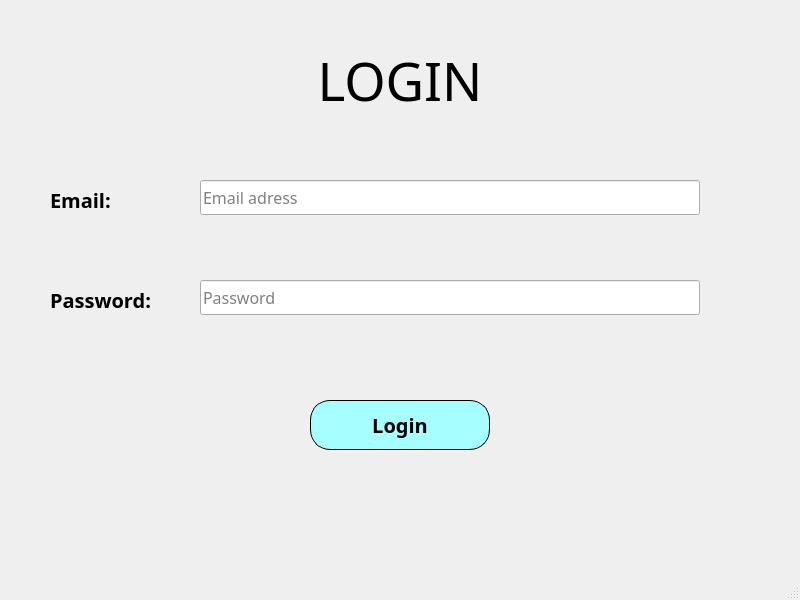
<?xml version="1.0" encoding="UTF-8"?>
<ui version="4.0">
 <class>MainWindow</class>
 <widget class="QMainWindow" name="MainWindow">
  <property name="geometry">
   <rect>
    <x>0</x>
    <y>0</y>
    <width>800</width>
    <height>600</height>
   </rect>
  </property>
  <property name="windowTitle">
   <string>MainWindow</string>
  </property>
  <widget class="QWidget" name="centralwidget">
   <widget class="QLabel" name="label">
    <property name="geometry">
     <rect>
      <x>200</x>
      <y>30</y>
      <width>400</width>
      <height>100</height>
     </rect>
    </property>
    <property name="font">
     <font>
      <family>Nunito Sans Normal ExtraBold</family>
      <pointsize>40</pointsize>
     </font>
    </property>
    <property name="text">
     <string>LOGIN</string>
    </property>
    <property name="alignment">
     <set>Qt::AlignCenter</set>
    </property>
   </widget>
   <widget class="QLineEdit" name="lineEdit_password">
    <property name="geometry">
     <rect>
      <x>200</x>
      <y>280</y>
      <width>500</width>
      <height>35</height>
     </rect>
    </property>
    <property name="font">
     <font>
      <family>Nunito Sans</family>
      <pointsize>12</pointsize>
     </font>
    </property>
    <property name="echoMode">
     <enum>QLineEdit::Password</enum>
    </property>
    <property name="placeholderText">
     <string>Password</string>
    </property>
   </widget>
   <widget class="QPushButton" name="pushButton_login">
    <property name="geometry">
     <rect>
      <x>310</x>
      <y>400</y>
      <width>180</width>
      <height>50</height>
     </rect>
    </property>
    <property name="font">
     <font>
      <family>Nunito Sans Normal ExtraBold</family>
      <pointsize>15</pointsize>
      <weight>75</weight>
      <bold>true</bold>
     </font>
    </property>
    <property name="styleSheet">
     <string notr="true">border-radius: 20px;
border: 1px solid black;
background: rgb(166, 254, 255)</string>
    </property>
    <property name="text">
     <string>Login</string>
    </property>
   </widget>
   <widget class="QLineEdit" name="lineEdit_email">
    <property name="geometry">
     <rect>
      <x>200</x>
      <y>180</y>
      <width>500</width>
      <height>35</height>
     </rect>
    </property>
    <property name="font">
     <font>
      <family>Nunito Sans</family>
      <pointsize>12</pointsize>
     </font>
    </property>
    <property name="placeholderText">
     <string>Email adress</string>
    </property>
   </widget>
   <widget class="QLabel" name="label_6">
    <property name="geometry">
     <rect>
      <x>50</x>
      <y>280</y>
      <width>150</width>
      <height>40</height>
     </rect>
    </property>
    <property name="font">
     <font>
      <family>Nunito Sans</family>
      <pointsize>15</pointsize>
      <weight>75</weight>
      <bold>true</bold>
     </font>
    </property>
    <property name="text">
     <string>Password:</string>
    </property>
   </widget>
   <widget class="QLabel" name="label_5">
    <property name="geometry">
     <rect>
      <x>50</x>
      <y>180</y>
      <width>150</width>
      <height>40</height>
     </rect>
    </property>
    <property name="font">
     <font>
      <family>Nunito Sans</family>
      <pointsize>15</pointsize>
      <weight>75</weight>
      <bold>true</bold>
     </font>
    </property>
    <property name="text">
     <string>Email:</string>
    </property>
   </widget>
  </widget>
  <widget class="QMenuBar" name="menubar">
   <property name="geometry">
    <rect>
     <x>0</x>
     <y>0</y>
     <width>800</width>
     <height>26</height>
    </rect>
   </property>
  </widget>
  <widget class="QStatusBar" name="statusbar"/>
 </widget>
 <resources/>
 <connections/>
</ui>
